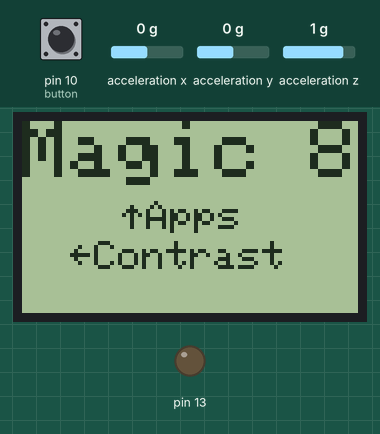
This sketch was run on a simulated Arduino Uno, built with avr-gcc and run on an emulated ATmega328P. Parts: 84×48 one-colour display, output pins drawn as LEDs (lit = HIGH). Inputs (shaded band) come from the test bench; at power-on: acceleration x 0 g, pin 10 (button) HIGH, acceleration y 0 g, acceleration z 1 g. Random numbers use the default seed unless the sketch sets one; EEPROM starts erased; what the sketch prints to the serial monitor is not drawn.

Above: at 1.2 s.
1.3 s: acceleration x set to 0.8 g
2.8 s: acceleration x set to 1.1 g
At 3.2 s:
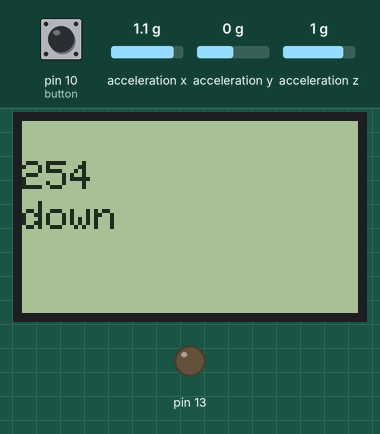
4.8 s: acceleration x set to -1.4 g
At 5.3 s:
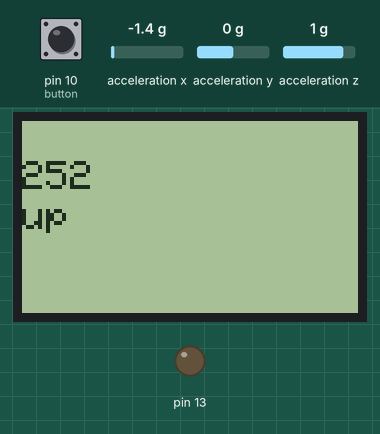
7.8 s: pin 10 (button) pulled LOW for 1 s
At 10.9 s:
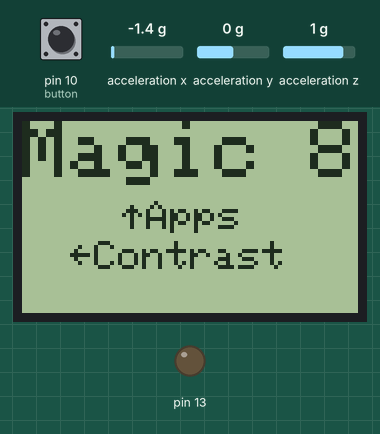
11.2 s: acceleration y set to 0.8 g
12.7 s: acceleration y set to 1.1 g
At 13.5 s:
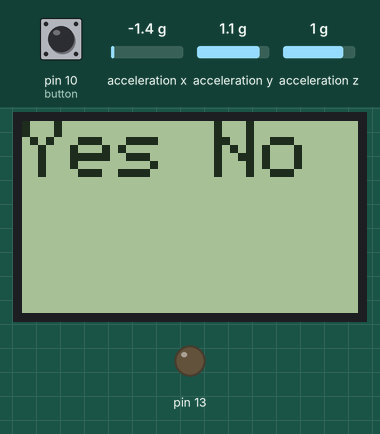
Timing chart, 0 to 15.2 s (numbered marks = the images above; inputs shaded):
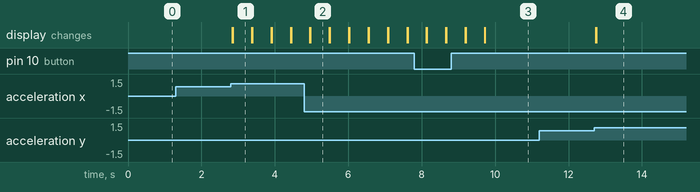

The sketch:

ada_final_magic.ino
```cpp
//#include <PCD8544.h>
//static PCD8544 lcd;

#include <SPI.h>
//#include <Adafruit_GFX.h>
#include <Adafruit_PCD8544.h>

// Software SPI (slower updates, more flexible pin options):
// pin 7 - Serial clock out (SCLK)
// pin 6 - Serial data out (DIN)
// pin 5 - Data/Command select (D/C)
// pin 4 - LCD chip select (CS)
// pin 3 - LCD reset (RST)
Adafruit_PCD8544 display = Adafruit_PCD8544(7, 6, 5, 4, 3);

#include <EEPROM.h>

#include <Wire.h>
#include "MMA7660.h"
MMA7660 acc;

char *magicTop[]={"As I see it,", "Ask again", "Better not", "Cannot predict", "Concentrate", "Dont count", "It is", "decidedly", "Most", "My reply", "My sources", "Outlook not", "Outlook", "Reply hazy,", "Signs point", "Very", "Without", "Yes", "Yes", "You may rely"};

char *magicBottom[]={"yes", "later", "tell you now", "now","and ask again", "on it", "certain", "so", "likely", "is no", "say no", "so good", "good", "try again", "to yes", "doubtful", "a doubt", " ", "definitely", "on it"};

//char *yesNoPick[]={"yes", "no", "maybe"};
char *yesNoPick[]={"yes", "no"};

char *dicePick[]={"1", "2", "3", "4", "5", "6"};

long randomPick;
long randomPickYesNo;
long randomPickDice;
int menu = 1;
int contrast = 0;
boolean readOnce = 1;
int apps = 0;
int magic = 0;
int yesNo = 0;
int dice = 0;

//short level = 45;
short level = 25;

// Button stuff
const int button = 10; // Button set to pin 5
long time_button = 0; // the last time the output pin was toggled
long debounce = 50; // the debounce time, increase if the output flickers
int reading_button; // the current reading from the input pin
int previous_button = HIGH; // the previous reading from the input pin

// eeprom stuff
int emptyGlass;
int fullGlass;
int addrLow = 0;
int addrHigh = 1;

void setup() {
  display.begin();
  // Add the smiley to position "0" of the ASCII table...
  acc.init();
  pinMode(13, OUTPUT);
  Serial.begin(9600);
  randomSeed(analogRead(0));

  pinMode(button, INPUT); // Set the button as input
  digitalWrite(button, HIGH); // initiate the internal pull up resistor
  display.setRotation(2);

}


void loop() {
    static long cnt     = 0;
    static long cntout  = 0;
    float ax,ay,az;
    int8_t x, y, z;

    acc.getXYZ(&x,&y,&z);

    if(acc.getAcceleration(&ax,&ay,&az))
    {
    }
    else
    {
    }

  // Use a potentiometer to set the LCD contrast...
//   short level = map(analogRead(A0), 0, 1023, 0, 127);
//  lcd.setContrast(level);
//  display.setContrast(35);
  display.setContrast(level);

//    Serial.println("accleration of X/Y/Z: ");
//    Serial.print(ax);
//    Serial.print("x");
//    Serial.println(x);
//    Serial.println(" g");
    Serial.print("y");
    Serial.println(y);
//    Serial.println(" g");
//    Serial.print("z");
//    Serial.println(z);
//    Serial.println(" g");
//    Serial.println();

//  lcd.setCursor(0, 0);
//  lcd.print(x);
//
//  // Write the counter on the second line...
//  lcd.setCursor(0, 1);
//  lcd.print(ax);


  if (readOnce == 1)
  {

    level = EEPROM.read(addrHigh);
    Serial.print("Level");
    Serial.println(level);

    readOnce = 0;
  }


  if (menu == 1)
  {
    display.clearDisplay();
    display.setTextSize(2);
    display.setTextColor(BLACK);
    display.setCursor(0,0);
    display.println("Magic 8");
    display.setTextSize(1);
    display.setTextColor(BLACK);
    display.setCursor(12,30);
    display.write(27); // Left arrow
    display.println("Contrast");
    display.setCursor(25,20);
    display.write(24); // Up arrow
    display.println("Apps");
    display.display();

//    if (x <= -20)
    if (x >= 20)
    {
      menu = 0;
      contrast = 1;
    }

//    else if (y <= -20)
    else if (y >= 20)
    {
      display.clearDisplay();
      menu = 0;
      apps = 1;
    }
  }


//  else if (apps == 1)
  if (apps == 1)
  {
      display.clearDisplay();
    display.setTextSize(2);
    display.setCursor(0,0);
    display.println("Apps");
    display.setTextSize(1);
    display.setCursor(0,20);
    display.write(27); // Left arrow
    display.println("Magic 8 ball");
    display.setCursor(78,30);
    display.write(26); // Right arrow
    display.setCursor(16,30);
    display.println(" Yes or No");
    display.setCursor(25,40);
    display.write(25); // Down arrow
    display.println("Dice");
    display.display();


    if (x >= 20)
    {
      display.clearDisplay();
      display.setTextSize(2);
      display.setCursor(0,0);
      display.println("Magic 8");
      display.display();
      apps = 0;
      magic = 1;
    }

    else if (x <= -20)
    {
      display.clearDisplay();
      display.setTextSize(2);
      display.setCursor(0,0);
      display.println("Yes No");
      display.display();

      apps = 0;
      yesNo = 1;
    }

    else if (y <= -25)
    {
      display.clearDisplay();
      display.setTextSize(2);
      display.setCursor(0,0);
      display.println("Dice");
      display.display();

      apps = 0;
      dice = 1;
    }
  }

  else if (dice == 1)
  {
      if (ax >= 1)
      {
        randomPickDice = random(sizeof(dicePick)/sizeof(char*));
        display.clearDisplay();
        display.setTextSize(2);
        display.setCursor(0,0);
        display.println("Dice");
        display.setCursor(0,30);
        display.setTextSize(1);
        display.println(dicePick[randomPickDice]);
        display.display();
      }
  }

  else if (yesNo == 1)
  {
      if (ax >= 1)
      {
        randomPickYesNo = random(sizeof(yesNoPick)/sizeof(char*));
        display.clearDisplay();
        display.setTextSize(2);
        display.setCursor(0,0);
        display.println("Yes No");
        display.setTextSize(1);
        display.setCursor(0,20);
        display.println(yesNoPick[randomPickYesNo]);
        display.display();
      }
  }

  else if (magic == 1)
  {

    if (ax >= 1)
    {
      randomPick = random(sizeof(magicTop)/sizeof(char*));
      display.clearDisplay();
      display.setTextSize(2);
      display.setCursor(0,0);
      display.println("Magic 8");
      display.setTextSize(1);
      display.setCursor(0,20);
      display.println(magicTop[randomPick]);
      display.setCursor(0,30);
      display.println(magicBottom[randomPick]);
      display.display();
    }
  }

  else if (contrast == 1)
  {
    display.clearDisplay();
    display.setCursor(0,0);
    display.println("contrast");
    display.setCursor(0,10);
    display.println(level);
    display.display();

   // ------------- Debound code button green start code -------------
    reading_button = digitalRead(button);

    if (reading_button == HIGH && previous_button == LOW && millis() - time_button > debounce) {
      time_button = millis();
      // Do something here
      Serial.println("button press");
      menu = 1;
      contrast = 0;
      EEPROM.write(addrHigh, level);
    }
    previous_button = reading_button;

   // -------------- Debound code button green end code -------------

//    if (x <= -20)
    if (x >= 20)
    {
      level--;
      display.clearDisplay();
      display.setCursor(0,10);
      display.println(level);
      display.setCursor(0,20);
      display.println("down");
      display.setContrast(level);
      display.display();
      delay(500);
    }

//    else if(x >= 20)

    else if(x <= -20)
    {
      level++;
      display.clearDisplay();
      display.setCursor(0,10);
      display.println(level);
      display.setCursor(0,20);
      display.println("up");
      display.setContrast(level);
      display.display();
      delay(500);
    }
  }
}
```

Measured:
- the behaviour switches between 0.9 and 1 g on acceleration x (found by bisection; images 0 and 1)
- the behaviour switches between 0.9 and 1 g on acceleration y (found by bisection; images 3 and 4)
- after the input at 1.3 s, every drawn part: stays the same
- after the input at 2.8 s, the display: first changes at once (image 1 shows a later state)
- after the input at 11.2 s, every drawn part: stays the same
- after the input at 12.7 s, the display: first changes after 0.05 s (image 4 shows a later state)
- what the display in image 1 shows lasts 0.5 s, from 2.9 s to 3.4 s
